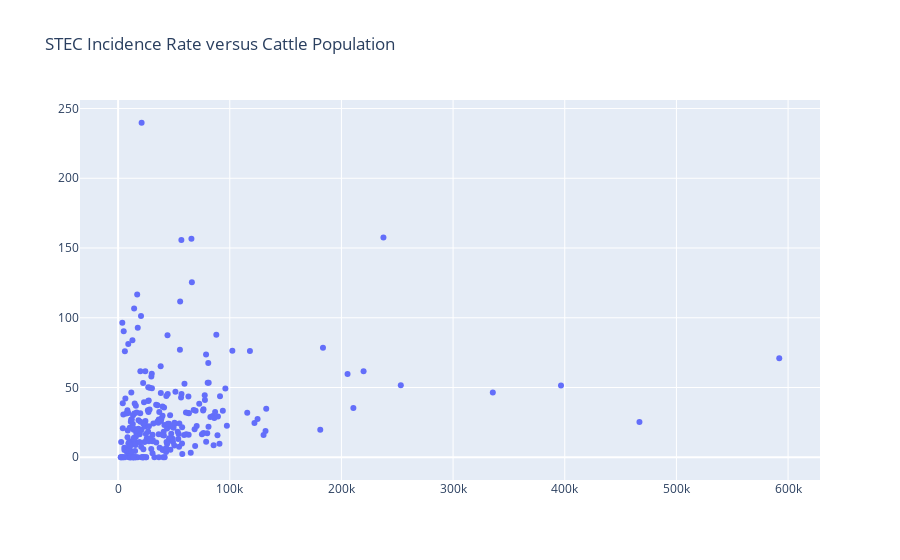

The cell this chart's notebook holds for it:
### Code cell
#plot = go.Figure(data=go.Scatter(x=x_vals, y=y_vals, mode='markers'))
#plot.show()
trace = {'x' : x_vals, 'y' : y_vals, 'mode' : 'markers'}
figure = {'data': [trace], 'layout': {'title': 'STEC Incidence Rate versus Cattle Population'}}
plot(figure)

### Figure 1 — Plotly figure (JSON) as saved in the notebook; plotly's stock layout.template omitted (floating-point values rounded to 4 significant figures; data arrays with more than 128 entries replaced by an {"elided": "..."} marker saying what was removed)
{"data": [{"mode": "markers", "type": "scatter", "x": {"elided": "253 int values"}, "y": {"elided": "253 float values"}}], "layout": {"title": {"text": "STEC Incidence Rate versus Cattle Population"}}}
